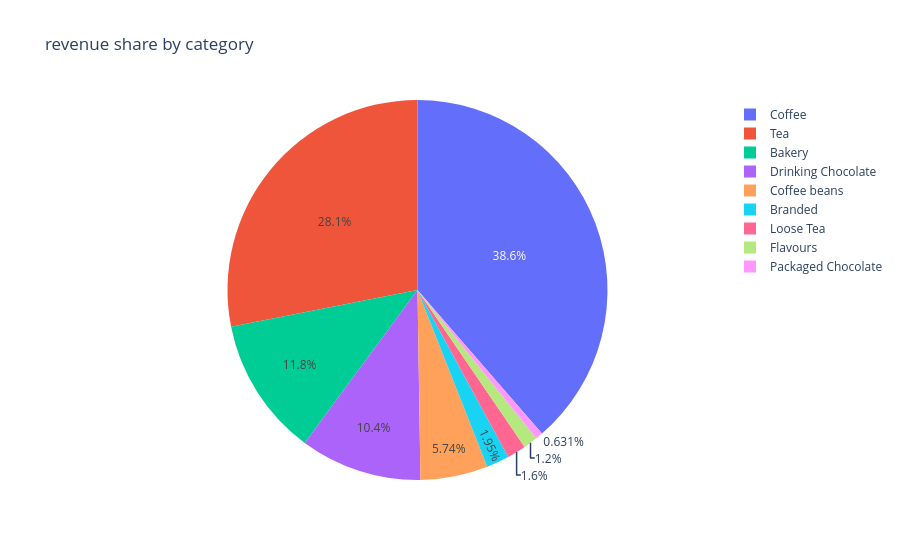

Notebook cell for this chart:
### Code cell
#CHART 3
#revenue share by category (pie chart)


fig3=px.pie(category_revenue,
      names='product_category',
      values='revenue',
      title='revenue share by category ')
fig3

### Figure 1 — Plotly figure (JSON) as saved in the notebook; plotly's stock layout.template omitted (floating-point values rounded to 4 significant figures)
{"data": [{"domain": {"x": [0, 1], "y": [0, 1]}, "hovertemplate": "product_category=%{label}<br>revenue=%{value}<extra></extra>", "labels": ["Coffee", "Tea", "Bakery", "Drinking Chocolate", "Coffee beans", "Branded", "Loose Tea", "Flavours", "Packaged Chocolate"], "legendgroup": "", "name": "", "showlegend": true, "type": "pie", "values": [270000.0, 196400.0, 82320.0, 72420.0, 40090.0, 13610.0, 11210.0, 8409.0, 4408.0]}], "layout": {"legend": {"tracegroupgap": 0}, "title": {"text": "revenue share by category "}}}
